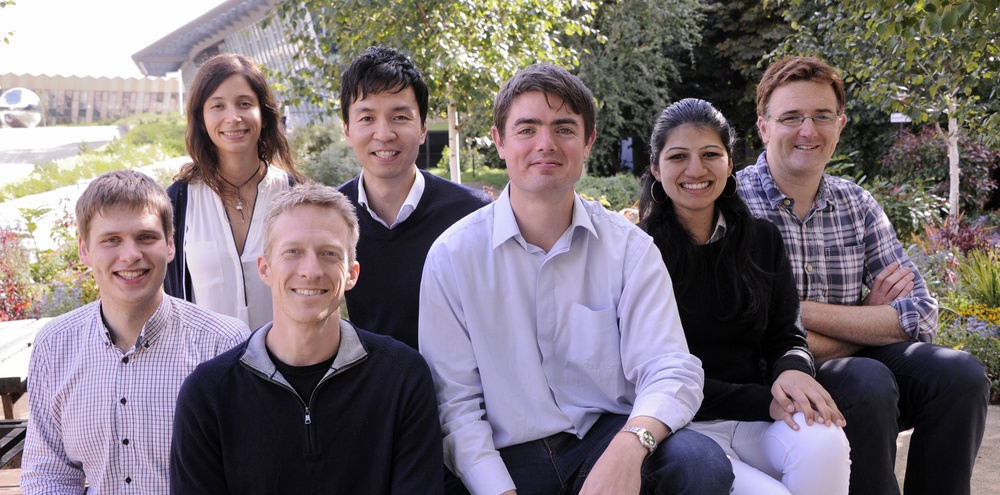
#> input picture group-photo.jpg, 1000 x 495 px, shrunk from 2400 x 1189 before the run
$ jupyter execute Face_Detection_OpenCV.ipynb
#> lines starting #> are read from the running program, lines starting #| are printed output that depends on the picture; after the words box and inside, x2 and y2 are one past the last pixel; in counts of white or black regions, pixels touching at a corner belong together
<a href="https://colab.research.google.com/github/bairwa25/Data-Sci-Face-Detection/blob/master/Face_Detection_OpenCV.ipynb" target="_parent"></a>

OpenCV Face Detection

[cell 1]
import cv2
import numpy as np
import matplotlib.pyplot as plt

[cell 2]
img = plt.imread("./group-photo.jpg")
#> img is the input picture: shape (495, 1000, 3); mean R, G, B 125.1, 114.8, 120.2

[cell 3]
plt.imshow(img)

[cell 4]
# haarcascade library
detector = cv2.CascadeClassifier("./haarcascade_frontalface_alt.xml")

[cell 5]
#detecting
faces = detector.detectMultiScale(img)
#> faces = [[196, 78, 71, 71], [764, 85, 84, 84], [654, 124, 80, 80], [340, 84, 88, 88], [266, 217, 93, 93], [499, 93, 94, 94], [84, 204, 91, 91]]

[cell 6]
faces
#> Out has the same summary as faces

[cell 7]
faces.shape
#> Out = (7, 4)

[cell 8]
faces[0]
#> Out = [196, 78, 71, 71]

[cell 9]
x, y, w, h = faces[0]
#> x = 196; y = 78; w = 71; h = 71

[cell 10]
x
#> Out = 196

[cell 11]
y
#> Out = 78

[cell 12]
w
#> Out = 71

[cell 13]
h
#> Out = 71

[cell 14]
# rectangle(image, coordinate of top left, coordinate of bottom right , RGB color of rectangle, thickness of rectangle)
img = cv2.rectangle(img, (x, y) , (x+w , y+h), (255,255,255), 3)

[cell 15]
plt.imshow(img)

Plot rect for all faces

[cell 16]
for face in faces:
  x,y,w,h = face
  img = cv2.rectangle(img, (x, y) , (x+w , y+h), (255,255,255), 3)
#> this loop made 7 passes
#> pass 2, `img = cv2.rectangle(img, (x, y) , (x+w , y+h), (255,255,255), 3)`:
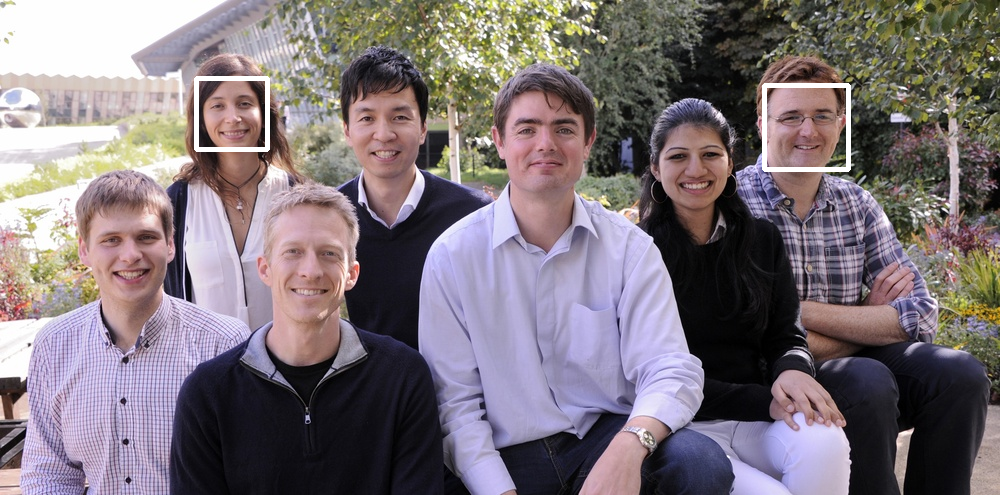
#> img: shape (495, 1000, 3); mean R, G, B 126.1, 115.9, 121.3
#> pass 3, `img = cv2.rectangle(img, (x, y) , (x+w , y+h), (255,255,255), 3)`:
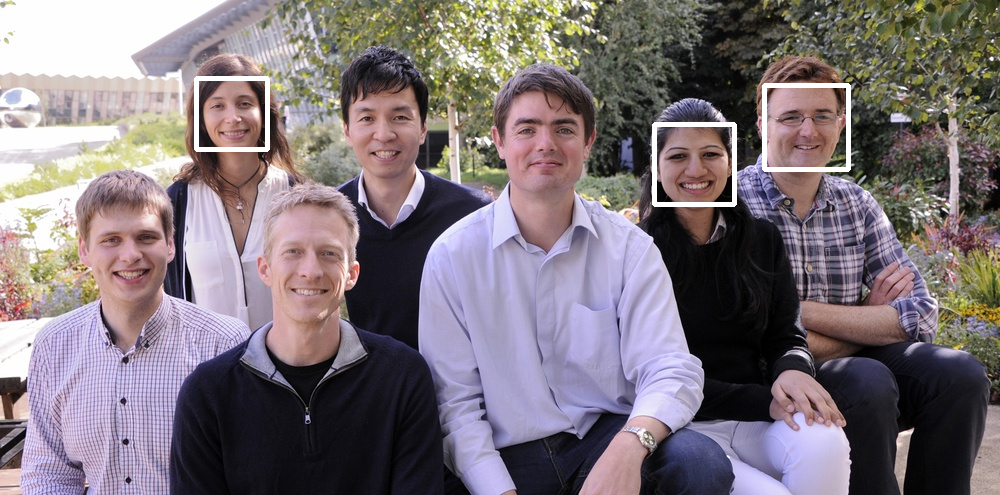
#> img: shape (495, 1000, 3); 0.32% of pixels changed, all inside (x1, y1, x2, y2) = (652, 122, 737, 207)
#> after the loop:
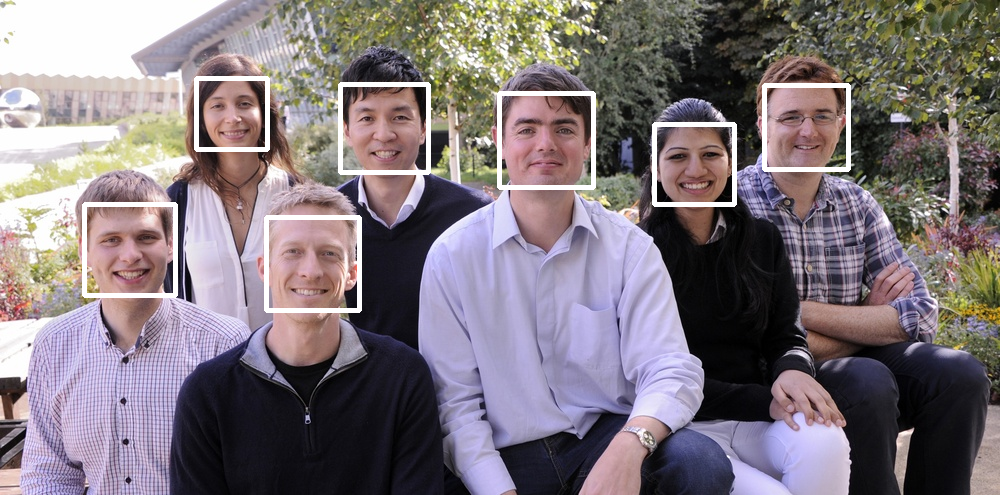
#> img: shape (495, 1000, 3); 1.47% of pixels changed, all inside (x1, y1, x2, y2) = (82, 82, 596, 313)
